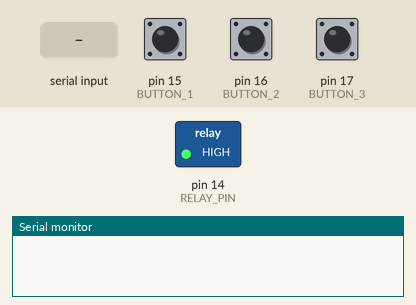
This sketch was run on a simulated Arduino Uno, built with avr-gcc and run on an emulated ATmega328P. On the bench: switched loads named in the sketch (green lamp = pin HIGH), the last lines printed to the serial monitor. The inputs (shaded band) are chosen by the test bench; at power-on: pin 15 (BUTTON_1) HIGH, pin 16 (BUTTON_2) HIGH, pin 17 (BUTTON_3) HIGH.

Above: at 1.2 s.
1.3 s: "1" received over Serial
At 1.6 s:
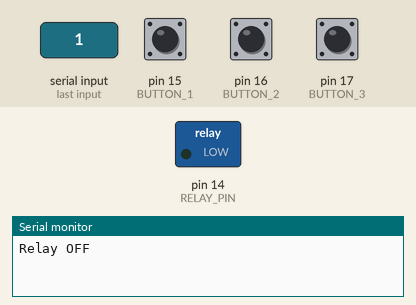
4.4 s: "0" received over Serial
At 5.2 s:
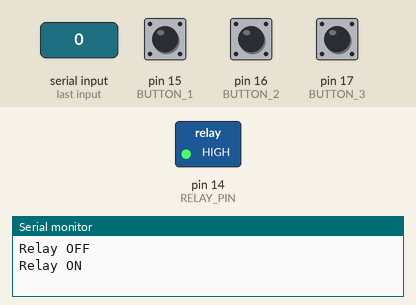
Timing chart, 0 to 7.4 s (numbered marks = the images above; inputs shaded):
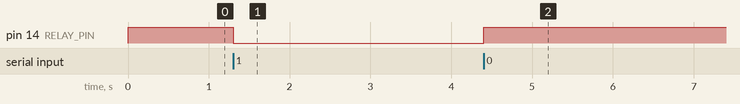

Measured:
- after the input at 1.3 s, pin 14 (RELAY_PIN): HIGH → LOW at once
- after the input at 4.4 s, pin 14 (RELAY_PIN): LOW → HIGH at once

The sketch:

Arduino_com_teaching_button_original.ino
```cpp
int RELAY_PIN = 14;  // Digital pin connected to the relay
int BUTTON_1 = 15;
int BUTTON_2 = 16;
int BUTTON_3 = 17;

void setup() {
    Serial.begin(9600);  // Initialize serial communication
    pinMode(RELAY_PIN, OUTPUT);
    pinMode(BUTTON_1, INPUT_PULLUP);
    pinMode(BUTTON_2, INPUT_PULLUP);
    pinMode(BUTTON_3, INPUT_PULLUP);
    digitalWrite(RELAY_PIN, HIGH);  // Start with relay OFF
}

void loop() {
    // Check for serial commands
    if (Serial.available() > 0) {  // Check if data is received
        char command = Serial.read();  // Read the incoming byte
        if (command == '0') {
            digitalWrite(RELAY_PIN, HIGH);  // Turn relay ON
            Serial.println("Relay ON");
        }
        else if (command == '1') {
            digitalWrite(RELAY_PIN, LOW);  // Turn relay OFF
            Serial.println("Relay OFF");
        }
    }

    // Check if any button is pressed
    if (digitalRead(BUTTON_1) == LOW) {
        Serial.println("15");  // Send signal to Python script
        delay(500); // Debounce delay
    }
    if (digitalRead(BUTTON_2) == LOW) {
        Serial.println("16");
        delay(500);
    }
    if (digitalRead(BUTTON_3) == LOW) {
        Serial.println("17");
        delay(500);
    }
}
```
